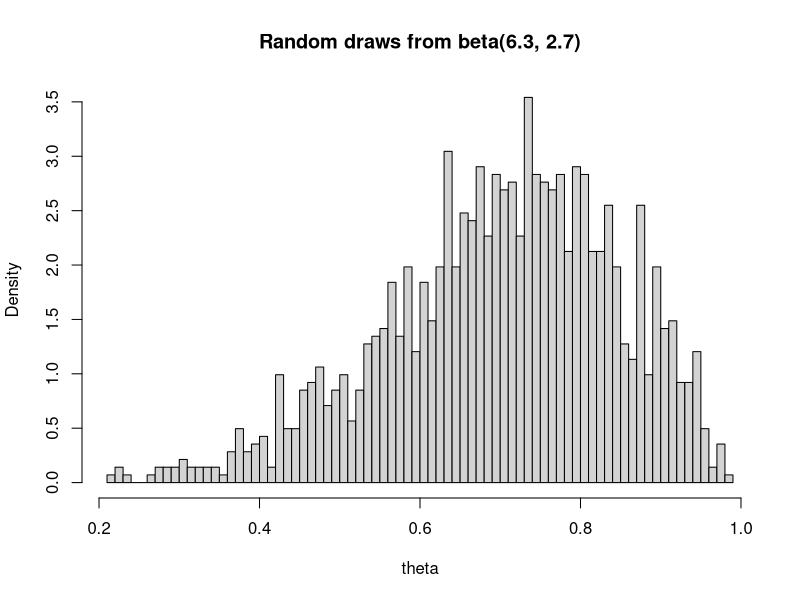
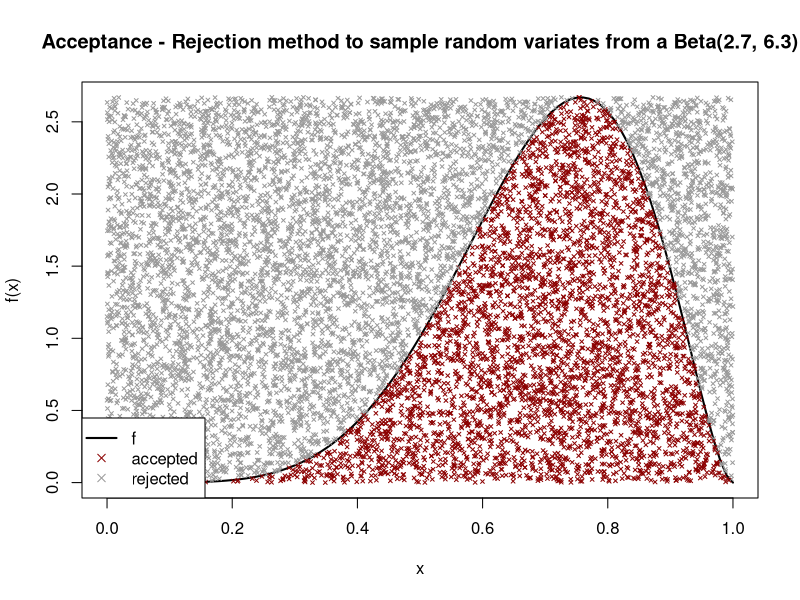
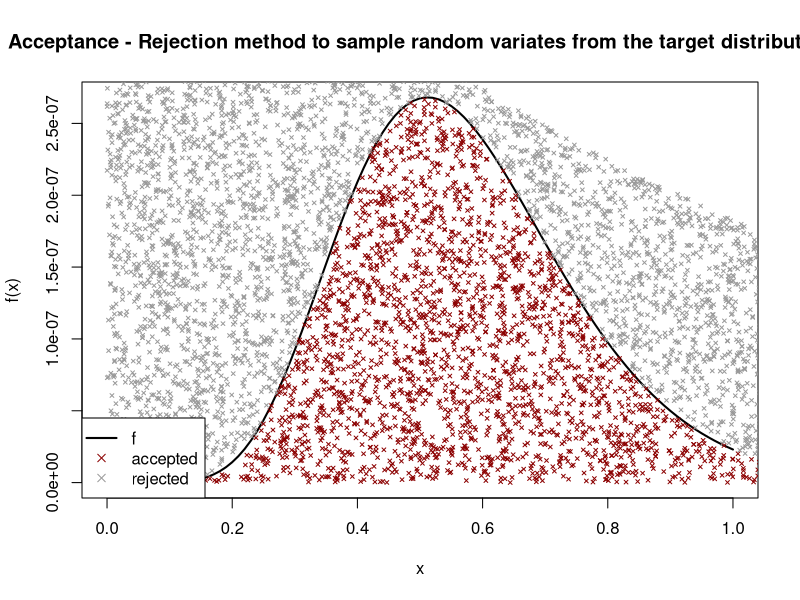

Generate these figures, in order, with R:
#--------------------------------
# Acceptance-Rejection sampling #
#--------------------------------

#----------
# Example 1
#----------

# We use Accept-Reject to estimate the mean and variance of a beta distribution
n = 10000  # number of draws

f = function(x) {dbeta(x,6.3,2.7)}  # target distribution

c = 2.67  # maximum (found using for ex:
optimize(f, interval=c(0, 1), maximum=TRUE)

g = dunif   # proposal distribution

# Accept-Reject algorithm
theta=c()
for (i in 1:n){
  x <- runif(1, 0, 1) 
  y <- runif(1, 0, c) 
  acceptance_rate <- f(x) / (c*g(x)) # acceptance probability
  if (y <= acceptance_rate){
    theta[i] <- x
  }
  else {next}
}

# Plotting the results along with the true distribution
hist(theta, breaks=100, freq=FALSE, main="Random draws from beta(6.3, 2.7)")
lines(x, dbeta(x, 6.3, 2.7))

# and let's see if we get the same results
cat("Estimated mean is equal to", mean(theta, na.rm=TRUE))
quantile(theta, probs=c(0.05,0.95), na.rm=TRUE)
cat("Standard deviation is equal to", sd(theta, na.rm=TRUE))

# check
mean(rbeta(10000, 6.3, 2.7))
sd(rbeta(10000, 6.3, 2.7))
# same results as when using the inbuilt function rbeta()

points = runif(n)
uniforms = runif(n)
accept = uniforms < (f(points)/(c*g(points)))

# plotting
curve(f, lwd=2, main="Acceptance - Rejection method to sample random variates from a Beta(2.7, 6.3)")
points(points, c*uniforms, pch=ifelse(accept,4,4), col=ifelse(accept,"darkred","gray60"), cex=0.5)
legend("bottomleft", c("f","accepted","rejected"), 
       lwd=c(2,NA,NA), col=c("black","darkred","gray60"),
       pch=c(NA,4,4), bg="white")

#----------
# Example 2
#----------

set.seed(2023)
# we want to learn about the mean survival time of butterflies using bayesian analysis
n = 10000  # number of draws
# density of exponential distribution with parameter theta = 1
g <- function(x) return( exp(-x) ) # proposal, easy to sample from

# posterior distribution of the data
# 13 = 6 + 3 + 2 + 2 : number of butterflies alive
# 10 = 4 + 3 + 1 + 0 + 2 : number of butterflies dead
# 1/x is the Jeffrey's prior
# exp(-13*x) * (1-exp(-x))^10 ) is the likelihood of the data
f <- function(x) return( 1/x *exp(-13*x) * (1-exp(-x))^10 ) # target (posterior), hard to sample from

optimize(f, interval=c(0, 100), maximum=TRUE)
c <- 5 * 10^(-7)

# Accept-Reject algorithm
theta=c()
for (i in 1:n){
  x <- runif(1, 0, 1) 
  y <- runif(1, 0, c) 
  acceptance_rate <- f(x) / (c*g(x)) # acceptance probability
  if (y <= acceptance_rate){
    theta[i] <- x
  }
  else {next}
}

# and let's see if we get the same results
cat("Estimated EST is equal to", 1/mean(theta, na.rm=TRUE))
# Estimated EST is equal to 1.946919

points = rexp(n)
uniforms = runif(n, min = 0, max = c*g(points))
accepted = uniforms < f(points)

# plotting
curve(f, lwd=2, main="Acceptance - Rejection method to sample random variates from the target distribution")
points(points, uniforms, pch=ifelse(accepted,4,4), col=ifelse(accepted,"darkred","gray60"), cex=0.5)
legend("bottomleft", c("f","accepted","rejected"), 
       lwd=c(2,NA,NA), col=c("black","darkred","gray60"),
       pch=c(NA,4,4), bg="white")

#----
# end
#----